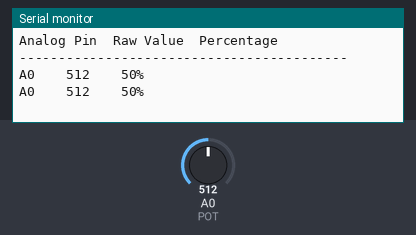
The sketch below on a simulated Arduino Uno, built with avr-gcc and run on an emulated ATmega328P. Parts: the last lines printed to the serial monitor. The test bench sets the inputs (shaded band); at power-on: A0 (POT) = 512.

Above: at 1.8 s.
1.9 s: A0 (POT) set to 716
At 2.5 s:
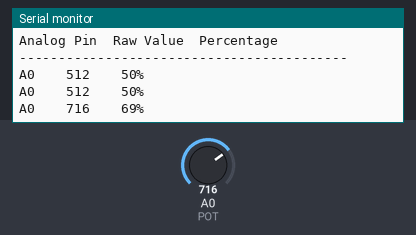
3.4 s: A0 (POT) set to 900
At 4.8 s:
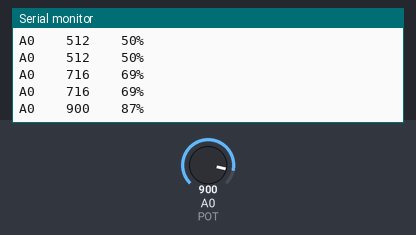
Timing chart, 0 to 6.4 s (numbered marks = the images above; inputs shaded):
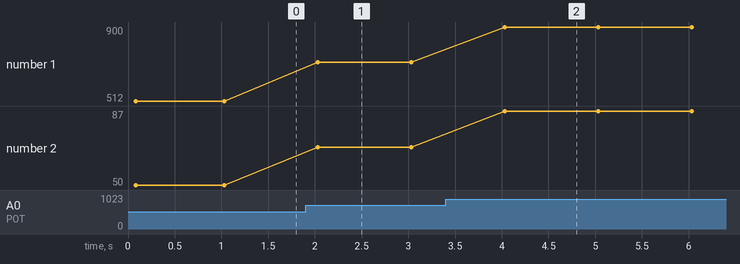

The sketch:

pot_tabular.ino
```cpp
// (licence header left out)
//Tabular Serial Printing Test with a Potentiometer

const int POT=0;  //Pot on Analog Pin 0

void setup()
{
  Serial.begin(9600); //Start Serial Port with Baud = 9600
}

void loop()
{
  Serial.println("\nAnalog Pin\tRaw Value\tPercentage");
  Serial.println("------------------------------------------");
  for (int i = 0; i < 10; i++)
  {
    int val = analogRead(POT);           //Read Potentiometer
    int per = map(val, 0, 1023, 0, 100); //Convert to Percentage

    Serial.print("A0\t\t");
    Serial.print(val);
    Serial.print("\t\t");
    Serial.print(per);           //Print Percentage Analog Value
    Serial.println("%");         //Print % Sign and Newline
    delay(1000);                 //Wait 1 second, then repeat
  }
}
```

Measured:
- after the input at 1.9 s, the serial monitor: prints a new line after 0.13 s (image 1)
- after the input at 3.4 s, the serial monitor: prints a new line after 0.63 s (image 2)
- plotted number 1: 512 → 716 after the input at 1.9 s, 716 → 900 after the input at 3.4 s
- plotted number 2: 50 → 69 after the input at 1.9 s, 69 → 87 after the input at 3.4 s
